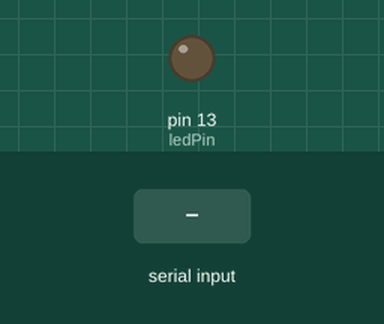
The sketch below on a simulated Arduino Uno, built with avr-gcc and run on an emulated ATmega328P. Parts: output pins drawn as LEDs (lit = HIGH). Inputs (shaded band) come from the test bench.

Above: at 1.2 s.
1.3 s: "H" received over the second serial link
At 2.4 s:
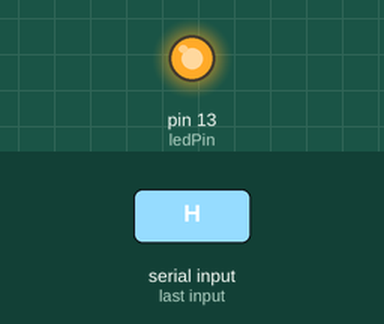
2.8 s: "L" received over the second serial link
At 3.5 s:
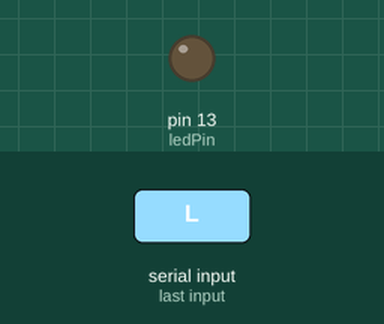
Timing chart, 0 to 5.8 s (numbered marks = the images above; inputs shaded):
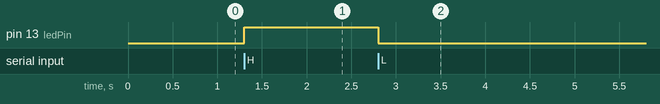

Measured:
- after the input at 1.3 s, pin 13 (ledPin): LOW → HIGH at once
- after the input at 2.8 s, pin 13 (ledPin): HIGH → LOW at once

The sketch:

SerialCommsTwoUnoReadSoft.ino
```cpp
#include <SoftwareSerial.h>

SoftwareSerial softSerial(8,9);

const int ledPin =  13;

void setup()
{
  softSerial.begin(9600);
  pinMode(ledPin, OUTPUT);

  digitalWrite(ledPin, LOW);
}

void loop()
{
  char InChar;

  InChar = softSerial.read();

  if(InChar == 'H')
  {
    digitalWrite(ledPin, HIGH);
  }
  else if(InChar == 'L')
  {
    digitalWrite(ledPin, LOW);
  }
  delay(1);
}
```
